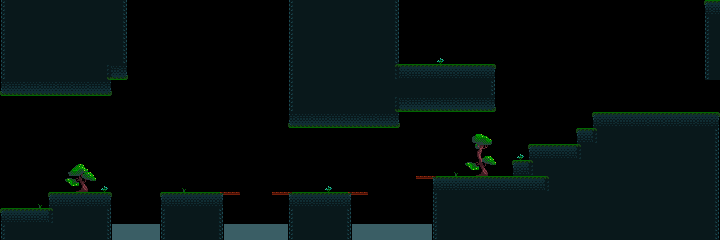

A level layout from a 2D game, rendered from its tile map. Below: a short description, then the map file with its tile-grid data intact:
An orthogonal 45x15 tile map with 16x16 px tiles, 1 tile layer (topTiles) and 21 objects (18x tile, 3x water).

<map version="1.0" tiledversion="1.0.2" orientation="orthogonal" renderorder="right-down" width="45" height="15" tilewidth="16" tileheight="16" nextobjectid="36">
 <tileset firstgid="1" name="base" tilewidth="16" tileheight="16" spacing="1" tilecount="330" columns="22">
  <image source="../../graphics/tiles.png" width="374" height="255" />
 </tileset>
 <layer name="topTiles" width="45" height="15">
  <data encoding="csv">
23,24,24,24,24,24,24,25,0,0,0,0,0,0,0,0,0,0,23,24,24,24,24,24,25,0,0,0,0,0,0,0,0,0,0,0,0,0,0,0,0,0,0,0,1,
23,24,24,24,24,24,24,25,0,0,0,0,0,0,0,0,0,0,23,24,24,24,24,24,25,0,0,0,0,0,0,0,0,0,0,0,0,0,0,0,0,0,0,0,23,
23,24,24,24,24,24,24,25,0,0,0,0,0,0,0,0,0,0,23,24,24,24,24,24,25,0,0,0,0,0,0,0,0,0,0,0,0,0,0,0,0,0,0,0,23,
23,24,24,24,24,24,24,25,0,0,0,0,0,0,0,0,0,0,23,24,24,24,24,24,25,0,0,62,0,0,0,0,0,0,0,0,0,0,0,0,0,0,0,0,23,
23,24,24,24,24,24,50,28,0,0,0,0,0,0,0,0,0,0,23,24,24,24,24,24,47,2,2,2,2,2,3,0,0,0,0,0,0,0,0,0,0,0,0,0,23,
26,27,27,27,27,27,28,0,0,0,0,0,0,0,0,0,0,0,23,24,24,24,24,24,24,24,24,24,24,24,25,0,0,0,0,0,0,0,0,0,0,0,0,0,0,
0,0,0,0,0,0,0,0,0,0,0,0,0,0,0,0,0,0,23,24,24,24,24,24,50,27,27,27,27,27,28,0,0,0,0,0,0,0,0,0,0,0,0,0,0,
0,0,0,0,0,0,0,0,0,0,0,0,0,0,0,0,0,0,26,27,27,27,27,27,28,0,0,0,0,0,0,0,0,0,0,0,0,1,2,2,2,2,2,2,3,
0,0,0,0,0,0,0,0,0,0,0,0,0,0,0,0,0,0,0,0,0,0,0,0,0,0,0,0,0,16,17,0,0,0,0,0,1,45,24,24,24,24,24,24,25,
0,0,0,0,0,0,0,0,0,0,0,0,0,0,0,0,0,0,0,0,0,0,0,0,0,0,0,0,0,38,39,0,62,1,2,2,45,24,24,24,24,24,24,24,25,
0,0,0,0,36,37,0,0,0,0,0,0,0,0,0,0,0,0,0,0,0,0,0,0,0,0,0,0,57,60,61,0,1,45,24,24,24,24,24,24,24,24,24,24,25,
0,0,0,0,58,59,62,0,0,0,0,57,0,0,0,0,0,0,0,0,62,0,0,0,0,0,5,6,2,2,2,2,2,2,45,24,24,24,24,24,24,24,24,24,25,
0,0,57,1,2,2,3,0,0,0,1,2,2,4,5,0,0,5,6,2,2,4,5,0,0,0,0,23,24,24,24,24,24,24,24,24,24,24,24,24,24,24,24,24,25,
1,2,2,45,24,24,25,0,0,0,23,24,24,25,0,0,0,0,23,24,24,25,0,0,0,0,0,23,24,24,24,24,24,24,24,24,24,24,24,24,24,24,24,24,25,
23,24,24,24,24,24,25,69,69,69,23,24,24,25,69,69,69,69,23,24,24,25,69,69,69,69,69,23,24,24,24,24,24,24,24,24,24,24,24,24,24,24,24,24,25
</data>
 </layer>
 <objectgroup name="topObjects">
  <object id="3" name="tile" x="0" y="0" width="128" height="80">
   <properties>
    <property name="song" value="cliffs" />
   </properties>
  </object>
  <object id="4" name="tile" x="0" y="80" width="112" height="16" />
  <object id="5" name="tile" x="48" y="192" width="64" height="48" />
  <object id="6" name="tile" x="0" y="208" width="48" height="32" />
  <object id="7" name="tile" x="160" y="192" width="64" height="48" />
  <object id="8" name="tile" x="288" y="192" width="64" height="48" />
  <object id="9" name="tile" x="288" y="0" width="112" height="128" />
  <object id="10" name="tile" x="432" y="176" width="160" height="64" />
  <object id="11" name="tile" x="512" y="160" width="64" height="16" />
  <object id="12" name="tile" x="528" y="144" width="48" height="16" />
  <object id="13" name="tile" x="224" y="192" width="16" height="3" />
  <object id="14" name="tile" x="272" y="192" width="16" height="3" />
  <object id="15" name="tile" x="352" y="192" width="16" height="3" />
  <object id="16" name="tile" x="416" y="176" width="16" height="3" />
  <object id="17" name="tile" x="576" y="128" width="16" height="48" />
  <object id="21" name="tile" x="400" y="64" width="96" height="48" />
  <object id="23" name="tile" x="592" y="112" width="128" height="128" />
  <object id="24" name="tile" x="704" y="0" width="16" height="80" />
  <object id="31" name="water" x="112" y="208" width="48" height="16">
   <properties>
    <property name="fish" type="bool" value="false" />
    <property name="width" type="int" value="48" />
   </properties>
  </object>
  <object id="32" name="water" x="224" y="208" width="64" height="16">
   <properties>
    <property name="fish" type="bool" value="false" />
    <property name="width" type="int" value="64" />
   </properties>
  </object>
  <object id="33" name="water" x="352" y="208" width="80" height="16">
   <properties>
    <property name="fish" type="bool" value="false" />
    <property name="width" type="int" value="80" />
   </properties>
  </object>
 </objectgroup>
</map>
